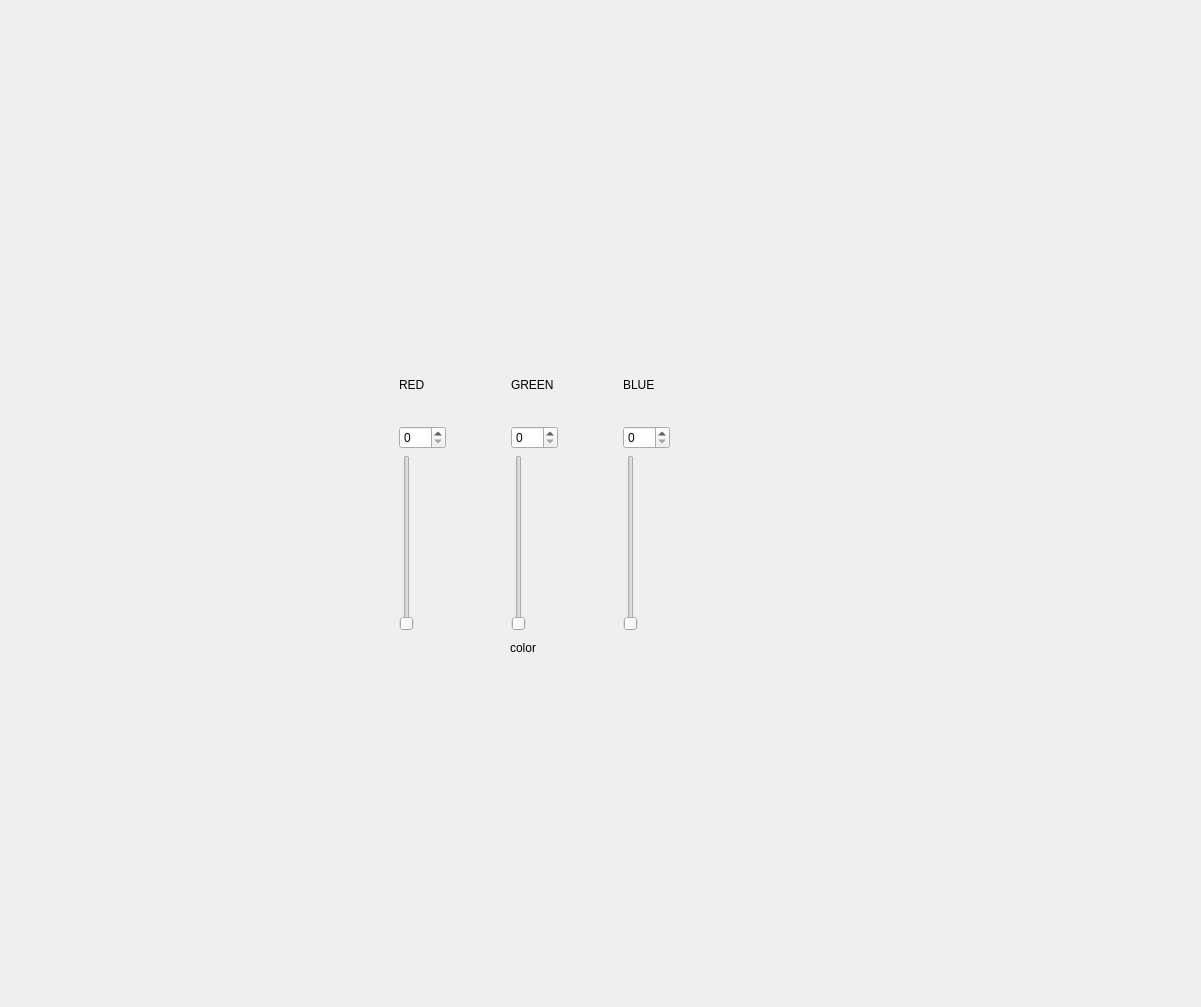
<?xml version="1.0" encoding="UTF-8"?>
<ui version="4.0">
 <class>Form</class>
 <widget class="QWidget" name="Form">
  <property name="geometry">
   <rect>
    <x>0</x>
    <y>0</y>
    <width>1201</width>
    <height>1007</height>
   </rect>
  </property>
  <property name="windowTitle">
   <string>Form</string>
  </property>
  <widget class="QLabel" name="label_4">
   <property name="geometry">
    <rect>
     <x>510</x>
     <y>640</y>
     <width>30</width>
     <height>16</height>
    </rect>
   </property>
   <property name="text">
    <string>color</string>
   </property>
  </widget>
  <widget class="QWidget" name="layoutWidget">
   <property name="geometry">
    <rect>
     <x>340</x>
     <y>350</y>
     <width>391</width>
     <height>281</height>
    </rect>
   </property>
   <layout class="QGridLayout" name="gridLayout" rowstretch="2,5,5">
    <item row="0" column="0">
     <widget class="QLabel" name="label">
      <property name="text">
       <string>RED</string>
      </property>
     </widget>
    </item>
    <item row="0" column="1">
     <widget class="QLabel" name="label_2">
      <property name="text">
       <string>GREEN</string>
      </property>
     </widget>
    </item>
    <item row="0" column="2">
     <widget class="QLabel" name="label_3">
      <property name="text">
       <string>BLUE</string>
      </property>
     </widget>
    </item>
    <item row="1" column="0">
     <widget class="QSpinBox" name="spinBox">
      <property name="maximum">
       <number>255</number>
      </property>
      <property name="value">
       <number>0</number>
      </property>
     </widget>
    </item>
    <item row="1" column="1">
     <widget class="QSpinBox" name="spinBox_2">
      <property name="maximum">
       <number>255</number>
      </property>
      <property name="value">
       <number>0</number>
      </property>
     </widget>
    </item>
    <item row="1" column="2">
     <widget class="QSpinBox" name="spinBox_3">
      <property name="maximum">
       <number>255</number>
      </property>
      <property name="value">
       <number>0</number>
      </property>
     </widget>
    </item>
    <item row="2" column="0">
     <widget class="QSlider" name="verticalSlider">
      <property name="maximum">
       <number>255</number>
      </property>
      <property name="orientation">
       <enum>Qt::Vertical</enum>
      </property>
     </widget>
    </item>
    <item row="2" column="1">
     <widget class="QSlider" name="verticalSlider_2">
      <property name="maximum">
       <number>255</number>
      </property>
      <property name="orientation">
       <enum>Qt::Vertical</enum>
      </property>
     </widget>
    </item>
    <item row="2" column="2">
     <widget class="QSlider" name="verticalSlider_3">
      <property name="maximum">
       <number>255</number>
      </property>
      <property name="orientation">
       <enum>Qt::Vertical</enum>
      </property>
     </widget>
    </item>
   </layout>
  </widget>
 </widget>
 <resources/>
 <connections>
  <connection>
   <sender>spinBox</sender>
   <signal>valueChanged(int)</signal>
   <receiver>verticalSlider</receiver>
   <slot>setValue(int)</slot>
   <hints>
    <hint type="sourcelabel">
     <x>411</x>
     <y>431</y>
    </hint>
    <hint type="destinationlabel">
     <x>412</x>
     <y>530</y>
    </hint>
   </hints>
  </connection>
  <connection>
   <sender>verticalSlider</sender>
   <signal>valueChanged(int)</signal>
   <receiver>spinBox</receiver>
   <slot>setValue(int)</slot>
   <hints>
    <hint type="sourcelabel">
     <x>407</x>
     <y>591</y>
    </hint>
    <hint type="destinationlabel">
     <x>412</x>
     <y>431</y>
    </hint>
   </hints>
  </connection>
  <connection>
   <sender>spinBox_2</sender>
   <signal>valueChanged(int)</signal>
   <receiver>verticalSlider_2</receiver>
   <slot>setValue(int)</slot>
   <hints>
    <hint type="sourcelabel">
     <x>526</x>
     <y>439</y>
    </hint>
    <hint type="destinationlabel">
     <x>524</x>
     <y>529</y>
    </hint>
   </hints>
  </connection>
  <connection>
   <sender>verticalSlider_2</sender>
   <signal>valueChanged(int)</signal>
   <receiver>spinBox_2</receiver>
   <slot>setValue(int)</slot>
   <hints>
    <hint type="sourcelabel">
     <x>522</x>
     <y>595</y>
    </hint>
    <hint type="destinationlabel">
     <x>525</x>
     <y>428</y>
    </hint>
   </hints>
  </connection>
  <connection>
   <sender>spinBox_3</sender>
   <signal>valueChanged(int)</signal>
   <receiver>verticalSlider_3</receiver>
   <slot>setValue(int)</slot>
   <hints>
    <hint type="sourcelabel">
     <x>637</x>
     <y>439</y>
    </hint>
    <hint type="destinationlabel">
     <x>636</x>
     <y>523</y>
    </hint>
   </hints>
  </connection>
  <connection>
   <sender>verticalSlider_3</sender>
   <signal>valueChanged(int)</signal>
   <receiver>spinBox_3</receiver>
   <slot>setValue(int)</slot>
   <hints>
    <hint type="sourcelabel">
     <x>633</x>
     <y>595</y>
    </hint>
    <hint type="destinationlabel">
     <x>635</x>
     <y>439</y>
    </hint>
   </hints>
  </connection>
 </connections>
</ui>
